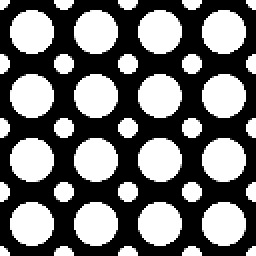
#> input picture hw2/polka.png, 128 x 128 px, found by its file name (shown 2 times larger)
$ python blob_detection.py   (older library calls are emulated)
#> lines starting #> are read from the running program, lines starting #| are printed output that depends on the picture
### hw2/vbafna/common.py
import numpy as np
from matplotlib import pyplot as plt
from PIL import Image


def read_img(path, greyscale=True):
    img = Image.open(path)
    if greyscale:
        img = img.convert('L')
    else:
        img = img.convert('RGB')
    return np.array(img).astype(np.float)


# [7 lines left out: function save_img, not called in this run]


def find_maxima(scale_space, k_xy=5, k_s=1):
    # Extract the peak x,y locations from scale space
    # Input
    #   scale_space: Scale space of size HxWxS
    #   k: neighborhood in x and y
    #   ks: neighborhood in scale
    #
    # Output
    #   list of (x,y) tuples; x<W and y<H
    if len(scale_space.shape) == 2:
        scale_space = scale_space[:, :, None]

    H, W, S = scale_space.shape
    maxima = []
    for i in range(H):
        for j in range(W):
            for s in range(S):
                # extracts a local neighborhood of max size
                # (2k_xy+1, 2k_xy+1, 2k_s+1)
                neighbors = scale_space[max(0, i - k_xy):min(i + k_xy, H),
                                        max(0, j - k_xy):min(j + k_xy, W),
                                        max(0, s - k_s):min(s + k_s, S)]
                mid_pixel = scale_space[i, j, s]
                num_neighbors = np.prod(neighbors.shape) - 1
                # if mid_pixel > all the neighbors; append maxima
                if np.sum(mid_pixel > neighbors) == num_neighbors:
                    maxima.append((i, j, s))
    return maxima


def visualize_scale_space(scale_space, min_sigma, k, file_path=None):
    # Visualizes the scale space
    # Input
    #   scale_space: scale space of size HxWxS
    #   min_sigma: the minimum sigma used
    #   k: the sigma multiplier
    if len(scale_space.shape) == 2:
        scale_space = scale_space[:, :, None]
    H, W, S = scale_space.shape

    # number of subplots
    p_h = int(np.floor(np.sqrt(S)))
    p_w = int(np.ceil(S / p_h))
    for i in range(S):
        plt.subplot(p_h, p_w, i + 1)
        plt.axis('off')
        plt.title('{:.1f}:{:.1f}'.format(min_sigma * k**i,
                                         min_sigma * k**(i + 1)))
        plt.imshow(scale_space[:, :, i])

    # plot or save to fig
    if file_path:
        plt.savefig(file_path, dpi=300)
    else:
        plt.show()


def visualize_maxima(image, maxima, min_sigma, k, file_path=None):
    # Visualizes the maxima on a given image
    # Input
    #   image: image of size HxW
    #   maxima: list of (x,y) tuples; x<W, y<H
    #   file_path: path to save image. if None, display to screen
    # Output-   None
    H, W = image.shape
    fig, ax = plt.subplots(1)
    ax.imshow(image)
    for maximum in maxima:
        y, x, s = maximum
        assert x < W and y < H and x >= 0 and y >= 0
        radius = np.sqrt(2 * min_sigma * (k**s))
        circ = plt.Circle((x, y), radius, color='r', fill=False)
        ax.add_patch(circ)

    if file_path:
        plt.savefig(file_path)
    else:
        plt.show()

### hw2/vbafna/filters.py
import os

import numpy as np

from common import read_img, save_img


# [156 lines left out: functions image_patches, conv_1d, convolve_regular, convolve, edge_detection, sobel_operator and 1 more, not called in this run]

def dnorm(x, mu, sd):
    return 1 / (np.sqrt(2 * np.pi) * sd) * np.e ** (-np.power((x - mu) / sd, 2) / 2)

def create_gaussian_kernel(size=3, sigma=(1 / (2 * np.log(2)))):

    kernel_1D = np.linspace(-(size // 2), size // 2, size)
    for i in range(size):
        kernel_1D[i] = dnorm(kernel_1D[i], 0, sigma)

    kernel_2D = np.outer(kernel_1D.T, kernel_1D.T)
    kernel_2D *= 1.0 / kernel_2D.max()

    return kernel_2D


# [78 lines left out: function main, not called in this run]


# [2 lines that do not run on import are left out]

### hw2/vbafna/blob_detection.py
import os

import numpy as np

from common import (find_maxima, read_img, visualize_maxima,
                    visualize_scale_space)

from filters import create_gaussian_kernel
from scipy.ndimage import convolve as cv


def gaussian_filter(image, sigma):
    # Given an image, apply a Gaussian filter with the input kernel size
    # and standard deviation
    # Input
    #   image: image of size HxW
    #   sigma: scalar standard deviation of Gaussian Kernel
    #
    # Output
    #   Gaussian filtered image of size HxW

    H, W = image.shape
    # -- good heuristic way of setting kernel size
    kernel_size = int(2 * np.ceil(2 * sigma) + 1)

    # Ensure that the kernel size isn't too big and is odd
    kernel_size = min(kernel_size, min(H, W) // 2)
    if kernel_size % 2 == 0:
        kernel_size = kernel_size + 1

    gaussian_kernel = create_gaussian_kernel(kernel_size, sigma)
    output = cv(image, gaussian_kernel, mode='wrap')

    # TODO implement gaussian filtering of size kernel_size x kernel_size
    # You can use your convolution function or scipy's convolution function
    return output


def scale_space(image, min_sigma, k=np.sqrt(2), S=8):
    # Calcualtes a DoG scale space of the image
    # Input
    #   image: image of size HxW
    #   min_sigma: smallest sigma in scale space
    #   k: scalar multiplier for scale space
    #   S: number of scales considers
    #
    # Output
    #   Scale Space of size HxWx(S-1)
    output = np.zeros((image.shape[0], image.shape[1], S - 1))

    sigmas = []
    for i in range(0, S):
        sigmas.append(min_sigma * (k ** i))

    for i in range(1, S):
        gauss_1 = gaussian_filter(image, sigmas[i - 1])
        gauss_2 = gaussian_filter(image, sigmas[i])
        output[:, :, i - 1] = (gauss_2 - gauss_1)

    return output


def main():
    image = read_img('polka.png')
#> in read_img, img is the input picture: PIL image 128x128 L; min 0, max 255, mean 114.6

    # Create directory for polka_detections
    if not os.path.exists("./polka_detections"):
        os.makedirs("./polka_detections")

    # -- Detecting Polka Dots
    print("Detect small polka dots")
    # -- Detect Small Circles
    sigma_1, sigma_2 = 11.5, 12.6
    gauss_1 = gaussian_filter(image, sigma_1)  # to implenent
    gauss_2 = gaussian_filter(image, sigma_2)  # to implement

    # calculate difference of gaussians
    DoG_small = gauss_2 - gauss_1  # to implement
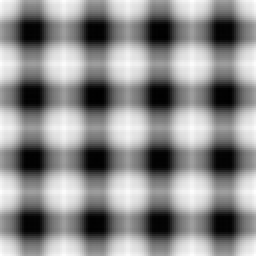
#> DoG_small: shape (128, 128) float64 (shown 2 times larger); min 15310.3, max 21656.5, mean 18779.5; drawn with min black and max white

    # visualize maxima
    maxima = find_maxima(DoG_small, k_xy=int(sigma_1))
#> after the loop in find_maxima, `for i in range(H):`: maxima = 25 items, first 6: (0, 0, 0), (0, 32, 0), (0, 63, 0), (0, 95, 0), (0, 127, 0), (32, 0, 0)
    visualize_scale_space(DoG_small, sigma_1, sigma_2 / sigma_1,
                          './polka_detections/polka_small_DoG.png')
#> in visualize_scale_space, `H, W, S = scale_space.shape`: H = 128; S = 1
    visualize_maxima(image, maxima, sigma_1, sigma_2 / sigma_1,
                     './polka_detections/polka_small.png')
#> in visualize_maxima, `H, W = image.shape`: H = 128
#> the loop in visualize_maxima, `for maximum in maxima:` made 25 passes
#> (maximum, y, x) on passes 1 to 12: ((0, 0, 0), 0, 0), ((0, 32, 0), 0, 32), ((0, 63, 0), 0, 63), ((0, 95, 0), 0, 95), ((0, 127, 0), 0, 127), ((32, 0, 0), 32, 0), ((32, 32, 0), 32, 32), ((32, 63, 0), 32, 63), ((32, 95, 0), 32, 95), ((32, 127, 0), 32, 127), ((63, 0, 0), 63, 0), ((63, 32, 0), 63, 32)

    # -- Detect Large Circles
    print("Detect large polka dots")
    sigma_1, sigma_2 = 53.5, 58.85
    gauss_1 = gaussian_filter(image, sigma_1)
#> call 3 of gaussian_filter, with sigma = 53.5
#> in gaussian_filter (call 3), `kernel_size = min(kernel_size, min(H, W) // 2)`: kernel_size = 64
#> in gaussian_filter (call 3), `kernel_size = kernel_size + 1`: kernel_size = 65
#> in gaussian_filter (call 3), `output = cv(image, gaussian_kernel, mode='wrap')`:
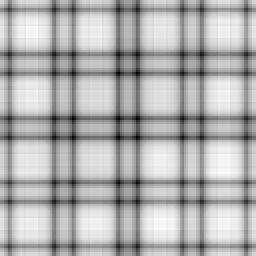
#> output: shape (128, 128) float64 (shown 2 times larger); min 422575.5, max 432679.4, mean 429524.8; drawn with min black and max white
    gauss_2 = gaussian_filter(image, sigma_2)

    # calculate difference of gaussians
    DoG_large = gauss_2 - gauss_1
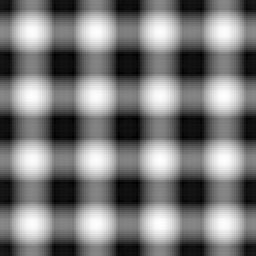
#> DoG_large: shape (128, 128) float64 (shown 2 times larger); min 8097.4, max 9682.7, mean 8852.8; drawn with min black and max white

    # visualize maxima
    # Value of k_xy is a sugguestion; feel free to change it as you wish.
    maxima = find_maxima(DoG_large, k_xy=10)
#> maxima = [(15, 15, 0), (15, 111, 0), (16, 48, 0), (16, 79, 0), (47, 79, 0), (48, 15, 0), (48, 48, 0), (48, 111, 0), (79, 16, 0), (79, 47, 0), (79, 79, 0), (79, 112, 0), (111, 48, 0), (111, 79, 0), (112, 15, 0), (112, 112, 0)]
    visualize_scale_space(DoG_large, sigma_1, sigma_2 / sigma_1,
                          './polka_detections/polka_large_DoG.png')
#> call 2 of visualize_scale_space, with min_sigma = 53.5, k = 1.1, file_path = './polka_detections/polka_large_DoG.png'
#> in visualize_scale_space (call 2), `plt.savefig(file_path, dpi=300)`:
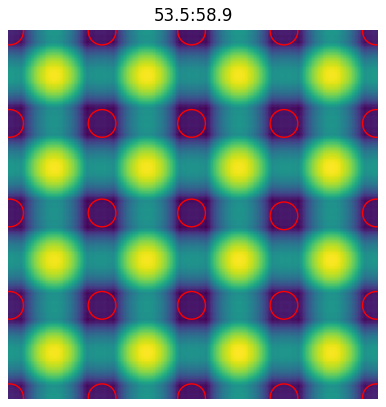
#> figure drawn by matplotlib, 1 panel
    visualize_maxima(image, maxima, sigma_1, sigma_2 / sigma_1,
                     './polka_detections/polka_large.png')
#> call 2 of visualize_maxima, with min_sigma = 53.5, k = 1.1, file_path = './polka_detections/polka_large.png'
#> the loop in visualize_maxima (call 2), `for maximum in maxima:` made 16 passes
#> (maximum, y, x) on passes 1 to 12: ((15, 15, 0), 15, 15), ((15, 111, 0), 15, 111), ((16, 48, 0), 16, 48), ((16, 79, 0), 16, 79), ((47, 79, 0), 47, 79), ((48, 15, 0), 48, 15), ((48, 48, 0), 48, 48), ((48, 111, 0), 48, 111), ((79, 16, 0), 79, 16), ((79, 47, 0), 79, 47), ((79, 79, 0), 79, 79), ((79, 112, 0), 79, 112)
#> in visualize_maxima (call 2), `plt.savefig(file_path)`:
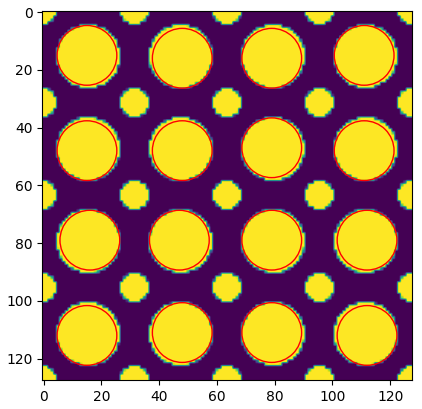
#> figure drawn by matplotlib, 1 panel

    # TODO Implement scale_space() and try to find both polka dots
    image = read_img('./polka.png')
    min_sigma = 11.5
    k=np.sqrt(2)
    S = 8

    res = scale_space(image=image, min_sigma=min_sigma, k=k, S=S)
#> the loop in scale_space, `for i in range(1, S):` made 7 passes
#> pass 1, in gaussian_filter (call 6), `output = cv(image, gaussian_kernel, mode='wrap')`:
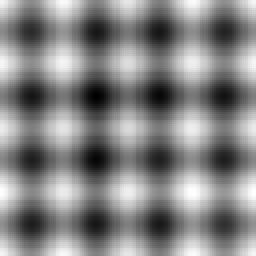
#> output: shape (128, 128) float64 (shown 2 times larger); min 171268.2, max 175571.2, mean 173499.9; drawn with min black and max white
    visualize_scale_space(res, min_sigma=11.5, k=np.sqrt(2), file_path='./scale_space.png')
#> call 3 of visualize_scale_space, with scale_space = array of shape (128, 128, 7), min_sigma = 11.5, k = 1.41, file_path = './scale_space.png'
#> in visualize_scale_space (call 3), `H, W, S = scale_space.shape`: S = 7
#> in visualize_scale_space (call 3), `p_h = int(np.floor(np.sqrt(S)))`: p_h = 2
#> in visualize_scale_space (call 3), `p_w = int(np.ceil(S / p_h))`: p_w = 4
#> in visualize_scale_space (call 3), `plt.savefig(file_path, dpi=300)`:
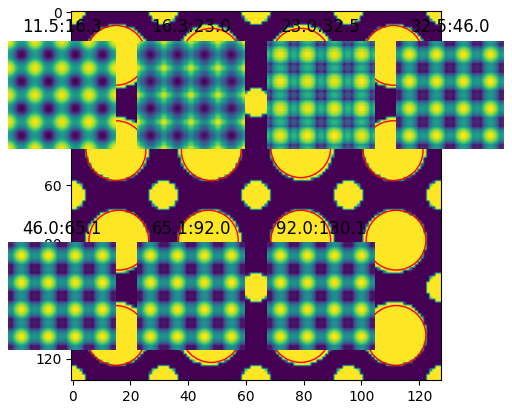
#> figure drawn by matplotlib, 8 panels

    # TODO Detect the cells in any one (or more) image(s) from vgg_cells
    # Create directory for polka_detections
    if not os.path.exists("./cell_detections"):
        os.makedirs("./cell_detections")


if __name__ == '__main__':
    main()
